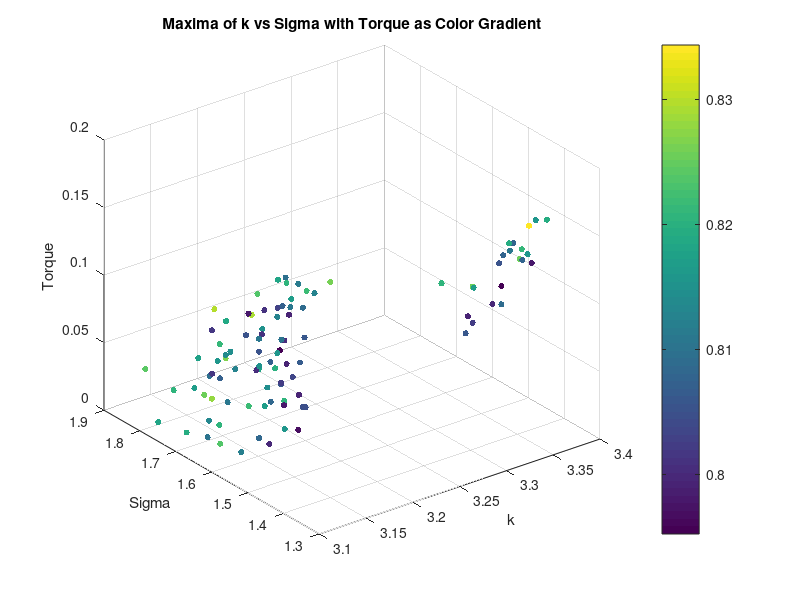
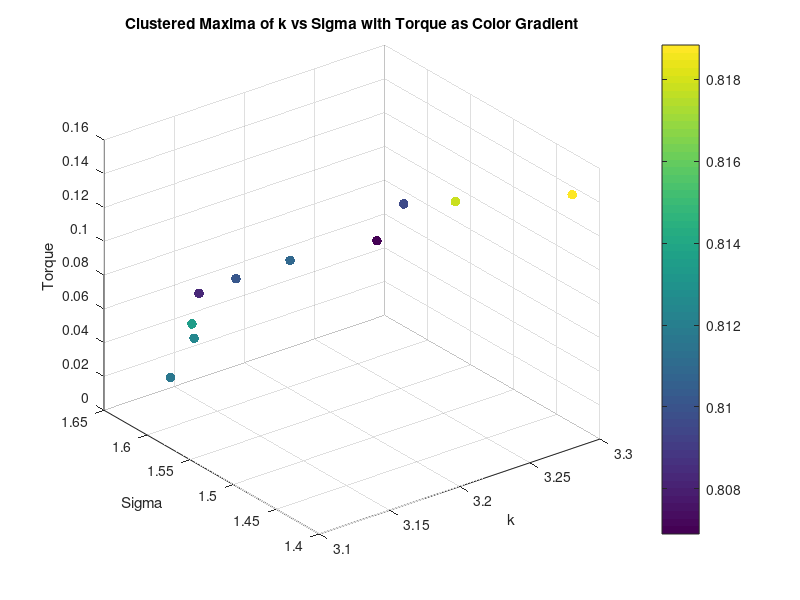
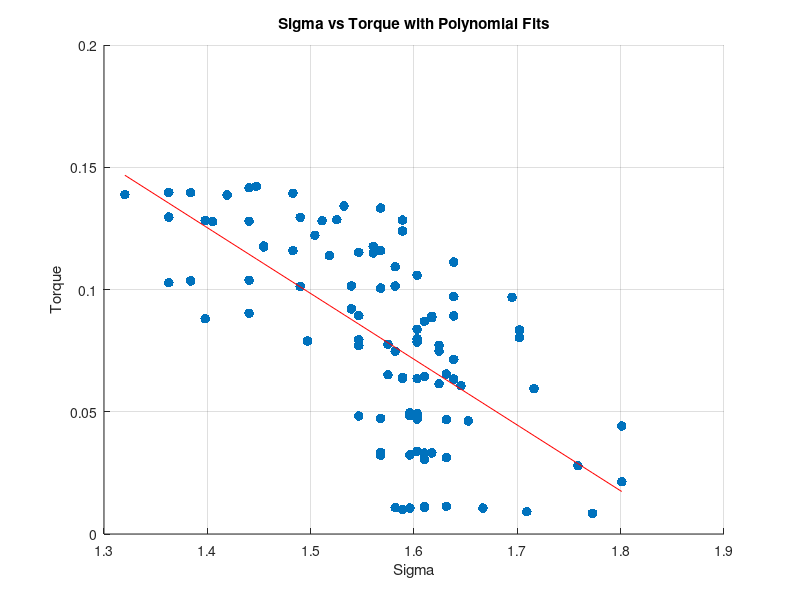
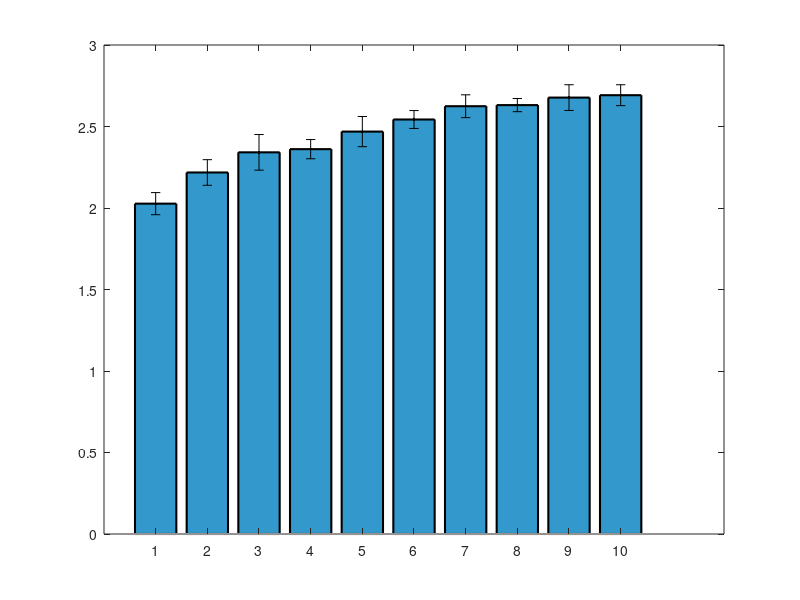

These charts were generated, in order, by the following MATLAB code: (Note: this script raises an error after producing the figures.)
clear all;
close all;


%% Torque Analysis
load('maxima_data.mat');
scatter3(maxima_k, maxima_sigma, torque_values, 20, maxima_corr, 'filled');
xlabel('k');
ylabel('Sigma');
zlabel('Torque');
title('Maxima of k vs Sigma with Torque as Color Gradient');
colorbar;
grid on;
% K means clustering of torque into 10 clusters, taking mean of each cluster k, sigma and corr too
[cluster_idx, cluster_centers] = kmeans(torque_values', 10);
% Take the mean of each cluster
torque_means = zeros(10, 1);
sigma_means = zeros(10, 1);
sigma_stds = zeros(10, 1);
k_means = zeros(10, 1);
corr_means = zeros(10, 1);
for i = 1:10
    torque_means(i) = mean(torque_values(cluster_idx == i));
    sigma_means(i) = mean(maxima_sigma(cluster_idx == i));
    k_means(i) = mean(maxima_k(cluster_idx == i));
    corr_means(i) = mean(maxima_corr(cluster_idx == i));
    sigma_stds(i) = std(maxima_sigma(cluster_idx == i));
end
% Plot the clusters
figure;
scatter3(k_means, sigma_means, torque_means, 50, corr_means, 'filled');
xlabel('k');
ylabel('Sigma');
zlabel('Torque');
title('Clustered Maxima of k vs Sigma with Torque as Color Gradient');
colorbar;
grid on;
% Ensure data is sorted for polyfit
[sigma_sorted, sort_idx] = sort(maxima_sigma);
torque_sorted = torque_values(sort_idx);
% Display correlation between torque and sigma
disp('Correlation between Torque and Sigma:');
disp(corr(torque_sorted', sigma_sorted'));
% Display correlation between torque and sigma^2
disp('Correlation between Torque and Sigma^2:');
disp(corr(torque_sorted', sigma_sorted'.^2));
% Polyfit for sigma vs torque (order 1 and 2)
p1_sigma = polyfit(sigma_sorted, torque_sorted, 1);
% Calculate fitted values and normalized MSE for sigma vs torque
fitted_torque_p1_sigma = polyval(p1_sigma, sigma_sorted);
mse_p1_sigma = mean((torque_sorted - fitted_torque_p1_sigma).^2);
nmse_p1_sigma = mse_p1_sigma / var(torque_sorted);
% Display results for sigma vs torque
disp('Sigma vs Torque:');
disp(['Order 1 nMSE: ', num2str(nmse_p1_sigma)]);
%display correlation between torque and sigma
% Plot for sigma vs torque with polynomial fits (first instance)
figure;
scatter(sigma_sorted, torque_sorted, 50, 'filled','DisplayName', 'Data');
hold on;
plot(sigma_sorted, fitted_torque_p1_sigma, '-r', 'DisplayName', ...
    ['Order 1 Fit: y = ', num2str(p1_sigma(1)), 'x + ', num2str(p1_sigma(2)), ...
    ', nMSE = ', num2str(nmse_p1_sigma)]);
xlabel('Sigma');
ylabel('Torque');
title('Sigma vs Torque with Polynomial Fits');
grid on;

%Plot means of sigma as bar plot with variance as error bars
figure;
[sorted_sigma_means,idx] = sort(sigma_means);
sorted_sigma_stds = sigma_stds(idx);
bar(sorted_sigma_means.^2, 'FaceColor', [0.2 0.6 0.8], 'EdgeColor', 'k', 'LineWidth', 1.5);
% Set the x-ticks to the cluster indices
hold on;
errorbar(sorted_sigma_means.^2,sorted_sigma_stds, 'k.', 'LineWidth', 1.5);
ylim([1.9 2.9]);

xlabel('Torque Number');
ylabel('Mean Sigma');

% Ensure data is sorted for polyfit
[sigma_sorted, sort_idx] = sort(sigma_means);
torque_sorted = torque_means(sort_idx);
%Display correlation between torque and sigma
disp('Correlation between Torque and Sigma:');
disp(corr(torque_sorted, sigma_sorted));
%Display correlation between torque and sigma^2
disp('Correlation between Torque and Sigma^2:');
disp(corr(torque_sorted, sigma_sorted.^2));
% Polyfit for sigma vs torque (order 1 and 2)
p1_sigma = polyfit(sigma_sorted, torque_sorted, 1);
p2_sigma = polyfit(sigma_sorted, torque_sorted, 2);
% Calculate zitted values and normalized MSE for sigma vs torque
fitted_torque_p1_sigma = polyval(p1_sigma, sigma_sorted);
fitted_torque_p2_sigma = polyval(p2_sigma, sigma_sorted);
mse_p1_sigma = mean((torque_sorted - fitted_torque_p1_sigma).^2);
mse_p2_sigma = mean((torque_sorted - fitted_torque_p2_sigma).^2);
nmse_p1_sigma = mse_p1_sigma / var(torque_sorted);
nmse_p2_sigma = mse_p2_sigma / var(torque_sorted);
% Display results for sigma vs torque
disp('Sigma vs Torque:');
disp(['Order 1 nMSE: ', num2str(nmse_p1_sigma)]);
disp(['Order 2 nMSE: ', num2str(nmse_p2_sigma)]);
% Plot for sigma vs torque with polynomial fits (second instance)
figure;
scatter(sigma_sorted, torque_sorted, 50, 'filled', 'DisplayName', 'Data');
hold on;
% plot(sigma_sorted, fitted_torque_p1_sigma, '-r', 'DisplayName', ...
%     ['Order 1 Fit: y = ', num2str(p1_sigma(1)), 'x + ', num2str(p1_sigma(2)), ...
%     ', nMSE = ', num2str(nmse_p1_sigma)]);
% plot(sigma_sorted, fitted_torque_p2_sigma, '--g', 'DisplayName', ...
%     ['Order 2 Fit: y = ', num2str(p2_sigma(1)), 'x^2 + ', num2str(p2_sigma(2)), ...
%     'x + ', num2str(p2_sigma(3)), ', nMSE = ', num2str(nmse_p2_sigma)]);
xlabel('Sigma');
ylabel('Torque');
title('Sigma vs Torque with Polynomial Fits');
grid on;



%% Diameter Analysis
% Saved as diameter_value, k_values(max_k_idx), sigma_values(max_sigma_idx), max_val
load('maxima_data_Diam.mat');

figure;
scatter3(maxima_matrix(:, 2), maxima_matrix(:, 3), maxima_matrix(:, 1), 50, maxima_matrix(:, 1), 'filled'); 
xlabel('k');
ylabel('Sigma');
zlabel('Diameter');
title('Maxima of k vs Sigma with Diameter as Color Gradient');
colorbar;
grid on;

% K vs d
% Ensure data is sorted for polyfit
[k_sorted, sort_idx] = sort(maxima_matrix(:, 2));
d_sorted = maxima_matrix(sort_idx, 1);
% Display correlation between d and k
disp('Correlation between Diameter and k:');
disp(corr(d_sorted, k_sorted));

%plot for k vs diam with polynomial fits
figure;
scatter(k_sorted, d_sorted, 50, 'filled', 'DisplayName', 'Data');
grid on;
hold on;
p1_k = polyfit(k_sorted, d_sorted, 1);
fitted_d_p1_k = polyval(p1_k, k_sorted);
mse_p1_k = mean((d_sorted - fitted_d_p1_k).^2);
nmse_p1_k = mse_p1_k / var(d_sorted);
disp('Diameter vs k:');
disp(['Order 1 nMSE: ', num2str(nmse_p1_k)]);
% plot(k_sorted, fitted_d_p1_k, '-r', 'DisplayName', ...
%     ['Order 1 Fit: y = ', num2str(p1_k(1)), 'x + ', num2str(p1_k(2)), ...
%     ', nMSE = ', num2str(nmse_p1_k)]);
xlabel('k');
ylabel('Diameter');
title('k vs Diameter with Polynomial Fits');


% Compute mean and std of sigma for each unique diameter
unique_diameters = unique(maxima_matrix(:, 1));
sigma_means_diameter = zeros(size(unique_diameters));
sigma_stds_diameter = zeros(size(unique_diameters));

for i = 1:length(unique_diameters)
    sigma_values_for_diameter = maxima_matrix(maxima_matrix(:, 1) == unique_diameters(i), 3);
    sigma_means_diameter(i) = mean(sigma_values_for_diameter);
    sigma_stds_diameter(i) = std(sigma_values_for_diameter);
end

% Bar plot of mean sigma with error bars for each diameter
figure;
bar(unique_diameters, sigma_means_diameter, 'FaceColor', [0.2 0.6 0.8], 'EdgeColor', 'k', 'LineWidth', 1.5);
hold on;
errorbar(unique_diameters, sigma_means_diameter, sigma_stds_diameter, 'k.', 'LineWidth', 1.5);
xlabel('Diameter');
ylabel('Mean Sigma');
title('Mean Sigma for Each Diameter with Error Bars');
grid on;
